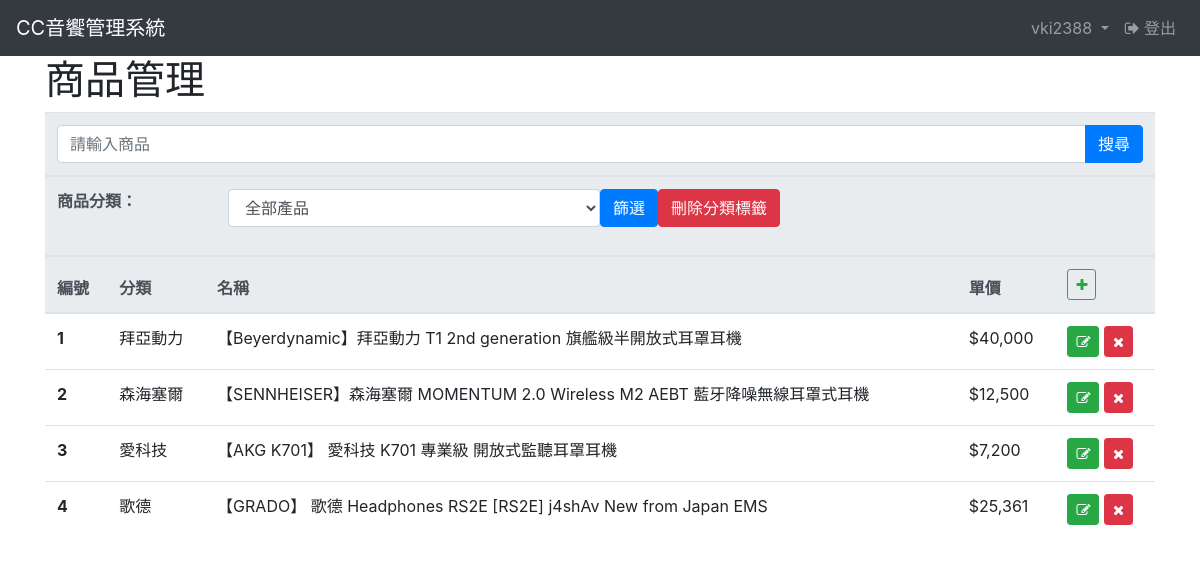
The app's page /admin/commodity_admin.php (signed in) with its own data.
### tables this page shows
CREATE TABLE `tbl_product` (
  `prd_id` int(11) UNSIGNED NOT NULL AUTO_INCREMENT,
  `ca_id` int(11) UNSIGNED NOT NULL,
  `prd_name` varchar(100) DEFAULT NULL,
  `prd_price` int(11) UNSIGNED DEFAULT NULL,
  `prd_images` varchar(250) DEFAULT NULL,
  `prd_description` text DEFAULT NULL,
  PRIMARY KEY (`prd_id`),
  constraint `fk_product_category_ca_id` foreign key (ca_id) references tbl_category (ca_id) ON UPDATE CASCADE
);

CREATE TABLE `tbl_category` (
  `ca_id` int(11) UNSIGNED NOT NULL AUTO_INCREMENT,
  `ca_name` varchar(100) DEFAULT NULL,
  PRIMARY KEY (`ca_id`)
);

### admin/commodity_admin.php (the view, shortened to what this page needs)
<!DOCTYPE html>
<?php
require_once("../sql/onnDB.php");
$sqlStatement = <<<categorysql
 select ca_name
 from tbl_category;
categorysql;
$catResult = mysqli_query($link, $sqlStatement);
?>
<!DOCTYPE html>
<html>
<head>
  <link rel="stylesheet" href="\PID_Assignment\css\bootstrap.min.css">
  <link rel="stylesheet" href="\PID_Assignment\css\store_index.css">
  <link rel="stylesheet" href="https://cdnjs.cloudflare.com/ajax/libs/font-awesome/4.7.0/css/font-awesome.min.css">
</head>
<body>
  <nav class="navbar navbar-expand-sm bg-dark navbar-dark sticky-top">
    <a class="navbar-brand" >CC音饗管理系統</a>
    <ul class="navbar-nav ml-auto">
    <?php if(isset($_SESSION["uId"])){?>
      <li class="nav-item dropdown">
        <a class="nav-link dropdown-toggle" href="#" id="navbarDropdownMenuLink" role="button" data-toggle="dropdown" aria-haspopup="true" aria-expanded="false">
          <?php echo "{$_SESSION["uId"]}";?>
        </a>
      </li>
      <?php } ?>
        <?php if(isset($_SESSION["uId"])){?>
          <a class="nav-link" href="/PID_Assignment/index.php?signout=1"><span class="fa fa-sign-out"></span> 登出</a>
        <?php }else{ ?>
          <a class="nav-link" href="/PID_Assignment/member/login.php"><span class="fa fa-user"></span> 登入</a>
        <?php } ?>
    </ul>
  </nav>
  <div class="container">
    <h1>商品管理</h1>
    <table class="table table-hover">
  <thead class="thead-light">
    <tr>
        <th colspan="5">
            <form action="" method="post">
              <div class="input-group ">
                <input id="inputProductName" name="inputProductName" type="text" class="form-control"
                  placeholder="請輸入商品" value="<?php if(isset($_POST["inputProductName"])){echo"{$_POST["inputProductName"]}";} ?>">
                <div class="input-group-append">
                  <button class="btn btn-primary" type="submit" name="btnSearch" id="btnSearch"
                   value="btnSearch">搜尋</button>
                </div>
            </form>
          </th>
    </tr>
    <tr>
          <th colspan="5">
            <form method="post" action="" >
              <div class="form-group row">
                <label class="col-2" for="Categories">商品分類：</label>
                <select id="Categories" name="Categories" class="col-4 form-control">
                  <?php while ($row = mysqli_fetch_assoc($catResult)) { ?>
                  <option value="<?=$row["ca_name"]?>"
                    <?php if ($row["ca_name"] == $_POST["Categories"]) {echo "selected";}?>> <?=$row["ca_name"]?>
                  </option>
                  <?php }?>
                </select>
                <button name="btnCatFilter" id="btnCatFilter" type="submit" class="btn btn-primary"
                  value="btnCatFilter">篩選</button>
                <button name="btnDeleteCat" id="btnDeleteCat" type="submit" class="btn btn-danger" value="btnDeleteCat"
                  value="btnCatFilter">刪除分類標籤</button>
              </div>
            </form>
          </th>
        </tr>
    <tr>
      <th scope="col">編號</th>
      <th scope="col">分類</th>
      <th scope="col">名稱</th>
      <th scope="col">單價</th>
      <th>
        <a href ="./commodity_adding.php" class="btn btn btn-outline-success btn-sm"><i class="fa fa-plus "></i></a>
      </th>
    </tr>
    </thead>
    <tbody>
    <?php
    if (!isset($_POST["inputProductName"]) && ($_POST["Categories"] != "全部產品") && (isset($_POST["Categories"])) ) {
    $sqlStatement = <<<categoryProductSql
    select prd_name, prd_price, prd_description, ca_name, prd_id
    from tbl_category
    inner join tbl_product
    on tbl_category.ca_id = tbl_product.ca_id
    where ca_name = '{$_POST["Categories"]}';
    categoryProductSql;
    $catProductResult = mysqli_query($link, $sqlStatement);
    mysqli_close($link);
    if(mysqli_num_rows($catProductResult) > 0){
      while ($row = mysqli_fetch_assoc($catProductResult)) { ?>
        <tr>
             <th scope="row"><?=$row["prd_id"] ?></th>
             <td><?=$row["ca_name"]?></td>
             <td><?=$row["prd_name"]?></td>
             <td><?="$".number_format($row["prd_price"])?></td>
             <td>
               <a href ="./commodity_update.php?id=<?= $row["prd_id"]?>" class="btn btn btn-success btn-sm"><i class="fa fa-pencil-square-o "></i></a>
               <a href ="./commodity_delete.php?id=<?= $row["prd_id"]?>" class="btn btn btn-danger btn-sm"><i class="fa fa-times "></i></a>
             </td>
        </tr>
    <?php }?>
      <?php }else{ ?>
        <tr>
          <th colspan="5">
            <h5 style="text-align:center;"> 該分類目前沒有任何商品。</h5>
          </th>
        </tr>
      <?php }  ?>
    <?php } else if(!isset($_POST["inputProductName"])) {
    $sqlStatement = <<<mulity
    select prd_name, prd_price, prd_description, ca_name, prd_id
    from tbl_category
    inner join tbl_product
    on tbl_category.ca_id = tbl_product.ca_id
    mulity;
    $result = mysqli_query($link, $sqlStatement);
      if(mysqli_num_rows($result) > 0){
        while ($row = mysqli_fetch_assoc($result)) { ?>
          <tr>
             <th scope="row"><?=$row["prd_id"] ?></th>
             <td><?=$row["ca_name"]?></td>
             <td><?=$row["prd_name"]?></td>
             <td><?="$".number_format($row["prd_price"])?></td>
             <td>
               <a href ="./commodity_update.php?id=<?= $row["prd_id"]?>" class="btn btn btn-success btn-sm"><i class="fa fa-pencil-square-o "></i></a>
               <a href ="./commodity_delete.php?id=<?= $row["prd_id"]?>" class="btn btn btn-danger btn-sm"><i class="fa fa-times "></i></a>
             </td>
        </tr>
    <?php }?>
      <?php }  ?>
    <?php } ?>
  </tbody>
 </table>
</div>
</body>
</html>

### records on screen
tbl_product: prd_id "1", ca.ca_name "拜亞動力", prd_name "【Beyerdynamic】拜亞動力 T1 2nd generation 旗艦級半開放式耳罩耳機", prd_price "40,000"
tbl_product: prd_id "2", ca.ca_name "森海塞爾", prd_name "【SENNHEISER】森海塞爾 MOMENTUM 2.0 Wireless M2 AEBT 藍牙降噪無線耳罩式耳機", prd_price "12,500"
tbl_product: prd_id "3", ca.ca_name "愛科技", prd_name "【AKG K701】 愛科技 K701 專業級 開放式監聽耳罩耳機", prd_price "7,200"
tbl_product: prd_id "4", ca.ca_name "歌德", prd_name "【GRADO】 歌德 Headphones RS2E [RS2E] j4shAv New from Japan EMS", prd_price "25,361"

### other values on screen
$_SESSION["uId"] "vki2388"
form field Categories "全部產品"
